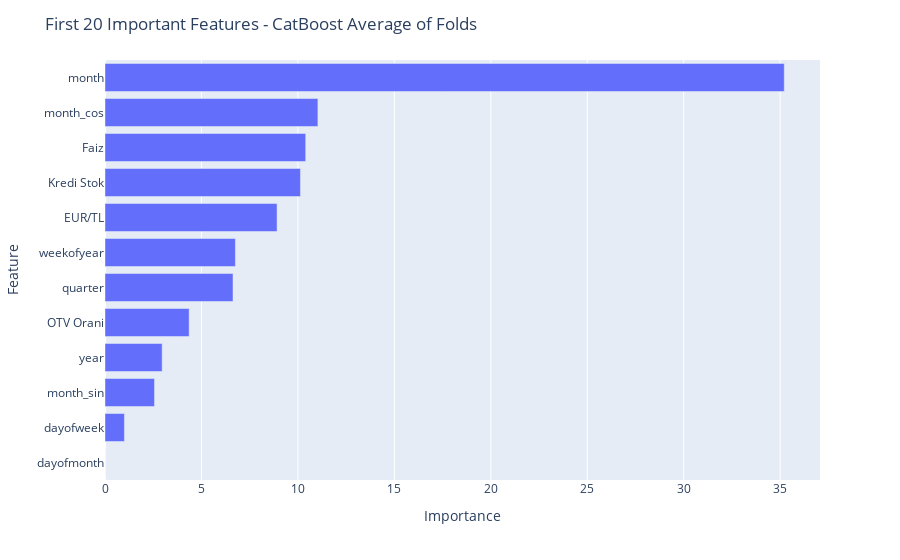

Source (notebook cell):
### Markdown cell above
# Feature Importance

### Code cell
importance = [model.get_feature_importance() for model in models_stage_one_cat]

f_importance = pd.concat([pd.Series(X[feature_list].columns.to_list(),name='Feature'),
                          pd.Series(np.mean(importance,axis=0),name="Importance")],
                         axis=1).sort_values(by='Importance',
                                             ascending=True)

fig = px.bar(f_importance.tail(20),x='Importance',y='Feature')
fig.update_layout(
    title_text="First 20 Important Features - CatBoost Average of Folds"
)
fig.show()

### Figure 1 — Plotly figure (JSON) as saved in the notebook; plotly's stock layout.template omitted (floating-point values rounded to 4 significant figures)
{"data": [{"alignmentgroup": "True", "hovertemplate": "Importance=%{x}<br>Feature=%{y}<extra></extra>", "legendgroup": "", "marker": {"color": "#636efa", "pattern": {"shape": ""}}, "name": "", "offsetgroup": "", "orientation": "h", "showlegend": false, "textposition": "auto", "type": "bar", "x": [0, 1.007, 2.566, 2.963, 4.362, 6.635, 6.759, 8.92, 10.13, 10.4, 11.04, 35.21], "xaxis": "x", "y": ["dayofmonth", "dayofweek", "month_sin", "year", "OTV Orani", "quarter", "weekofyear", "EUR/TL", "Kredi Stok", "Faiz", "month_cos", "month"], "yaxis": "y"}], "layout": {"barmode": "relative", "legend": {"tracegroupgap": 0}, "margin": {"t": 60}, "title": {"text": "First 20 Important Features - CatBoost Average of Folds"}, "xaxis": {"anchor": "y", "domain": [0, 1], "title": {"text": "Importance"}}, "yaxis": {"anchor": "x", "domain": [0, 1], "title": {"text": "Feature"}}}}
